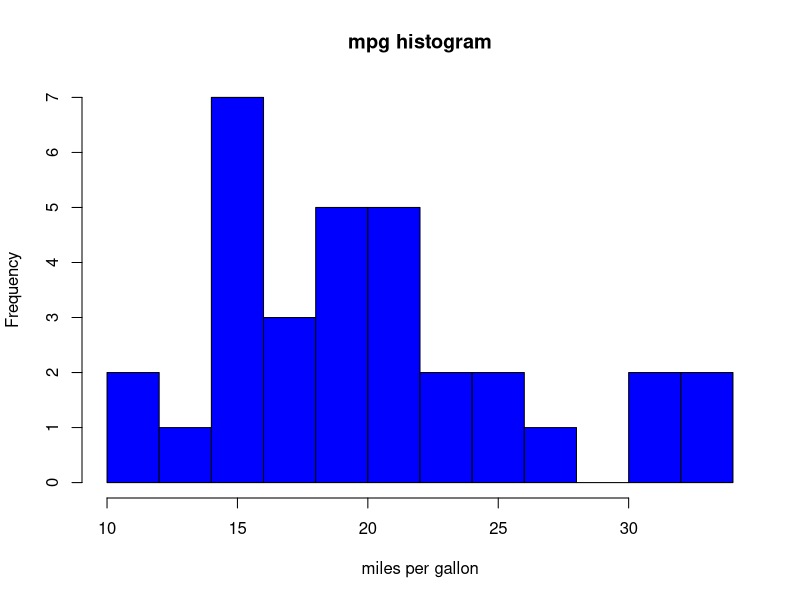

R code for this plot:
## ---- chunk 1
knitr::opts_chunk$set(echo = FALSE)
## ---- chunk 2

summary(mtcars)
## ---- chunk 3
hist(mtcars$mpg, breaks=12, xlab="miles per gallon", main="mpg histogram", col="blue")
